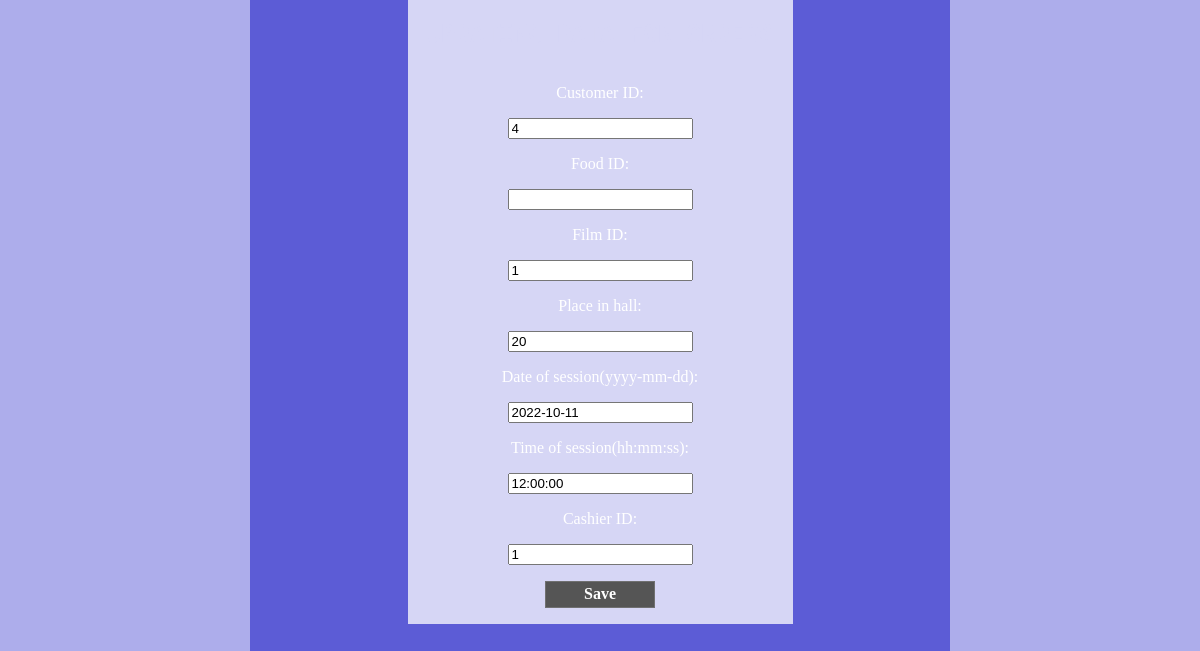
The app's page /update_orders.php?OrderID=1 (signed in) with its own data.
### tables this page shows
CREATE TABLE `orders` (
  `OrderID` int NOT NULL AUTO_INCREMENT,
  `CustomerID` int NOT NULL,
  `FoodID` int DEFAULT NULL,
  `FilmID` int NOT NULL,
  `Place` int NOT NULL,
  `Session` date NOT NULL,
  `Time` time NOT NULL,
  `EmployeID` int NOT NULL,
  PRIMARY KEY (`OrderID`),
  KEY `CustomerID` (`CustomerID`),
  KEY `FilmID` (`FilmID`),
  KEY `FoodID` (`FoodID`),
  KEY `EmployeID` (`EmployeID`),
  CONSTRAINT `orders_ibfk_1` FOREIGN KEY (`CustomerID`) REFERENCES `customers` (`CustomerID`),
  CONSTRAINT `orders_ibfk_2` FOREIGN KEY (`FilmID`) REFERENCES `films` (`FilmID`),
  CONSTRAINT `orders_ibfk_3` FOREIGN KEY (`FoodID`) REFERENCES `food` (`FoodID`),
  CONSTRAINT `orders_ibfk_4` FOREIGN KEY (`EmployeID`) REFERENCES `employees` (`EmployeID`),
  CONSTRAINT `orders_ibfk_5` FOREIGN KEY (`EmployeID`) REFERENCES `employees` (`EmployeID`)
);

### update_orders.php (the view, shortened to what this page needs)
<?php
include "connect.php";
?>
<!DOCTYPE html>
<html>
<head>
<link rel="stylesheet" href="css/base.css">
</head>
<body>
<div class="divbg">
        <div class="regform">
<?php
if($_SERVER["REQUEST_METHOD"] === "GET" && isset($_GET["OrderID"]))
{
    $orderid = mysqli_real_escape_string($conn, $_GET["OrderID"]);
    $sql = "SELECT * FROM orders WHERE OrderID = '$orderid'";
    if($result = mysqli_query($conn, $sql)){
        if(mysqli_num_rows($result) > 0){
            foreach($result as $row){
                $cusid = $row["CustomerID"];
                $foodid = $row["FoodID"];
                $filmid = $row["FilmID"];
                $place = $row["Place"];
                $date = $row["Session"];
                $time = $row["Time"];
                $empid = $row["EmployeID"];
            }
            echo "<h2>Updating data for orders</h2>
                <form method='post'>
                    <input type='hidden' name='OrderID' value='$orderid' />
                    <p>Customer ID:</p>
                    <p><input type='text' name='CustomerID' value='$cusid' /></p>
                    <p>Food ID:</p>
                    <p><input type='text' name='FoodID' value='$foodid' /></p>
                    <p>Film ID:</p>
                    <p><input type='number' name='FilmID' value='$filmid' /></p>
                    <p>Place in hall:</p>
                    <p><input type='number' name='Place' value='$place' /></p>
                    <p>Date of session(yyyy-mm-dd):</p>
                    <p><input type='text' name='Session' value='$date' /></p>
                    <p>Time of session(hh:mm:ss):</p>
                    <p><input type='text' name='Time' value='$time' /></p>
                    <p>Cashier ID:</p>
                    <p><input type='text' name='EmployeID' value='$empid' /></p>
                    <p><input type='submit' class='button' value='Save'></p>
            </form>";
        }
        else{
            echo "<div>Order not found</div>";
        }
    } else{
        echo "Error: " . mysqli_error($conn);
    }
}
else{
    echo "Incorrect data";
}
?>
        </div>
    </div>
</body>
</html>

### base.css (style rules this page uses)
html, body { font-family: 'Bellota Text', cursive; height: 100%; display: flex; flex-direction: column; margin: 0; padding: 0; background-color: #adadeb; }
.button { border: 1px solid #707070; background-color: #555555; color: #ffffff; height: 27px; width: 110px; margin-left: auto; margin-right: auto; font-family: 'Bellota Text', cursive; font-size: medium; font-weight: 600; }
.divbg { margin-left: auto; margin-right: auto; margin-top: 0px; width: 700px; height: 100%; padding: 0px; background-color: #5c5cd6; }
.regform { display: flex; flex-direction: column; background-color: #d6d6f5; margin-left: auto; margin-right: auto; width: 55%; padding-top: auto; padding-bottom: auto; }
h2, p { text-align: center; }
p { color: white; }
h2 { font-family: 'Chivo Mono', monospace; font-size: 1.5em; text-transform: uppercase; color: #d6d6f5; filter: blur(0.3px); }

### records on screen
orders: CustomerID "4", FilmID "1", Place "20", Session "2022-10-11", Time "12:00:00", EmployeID "1"
